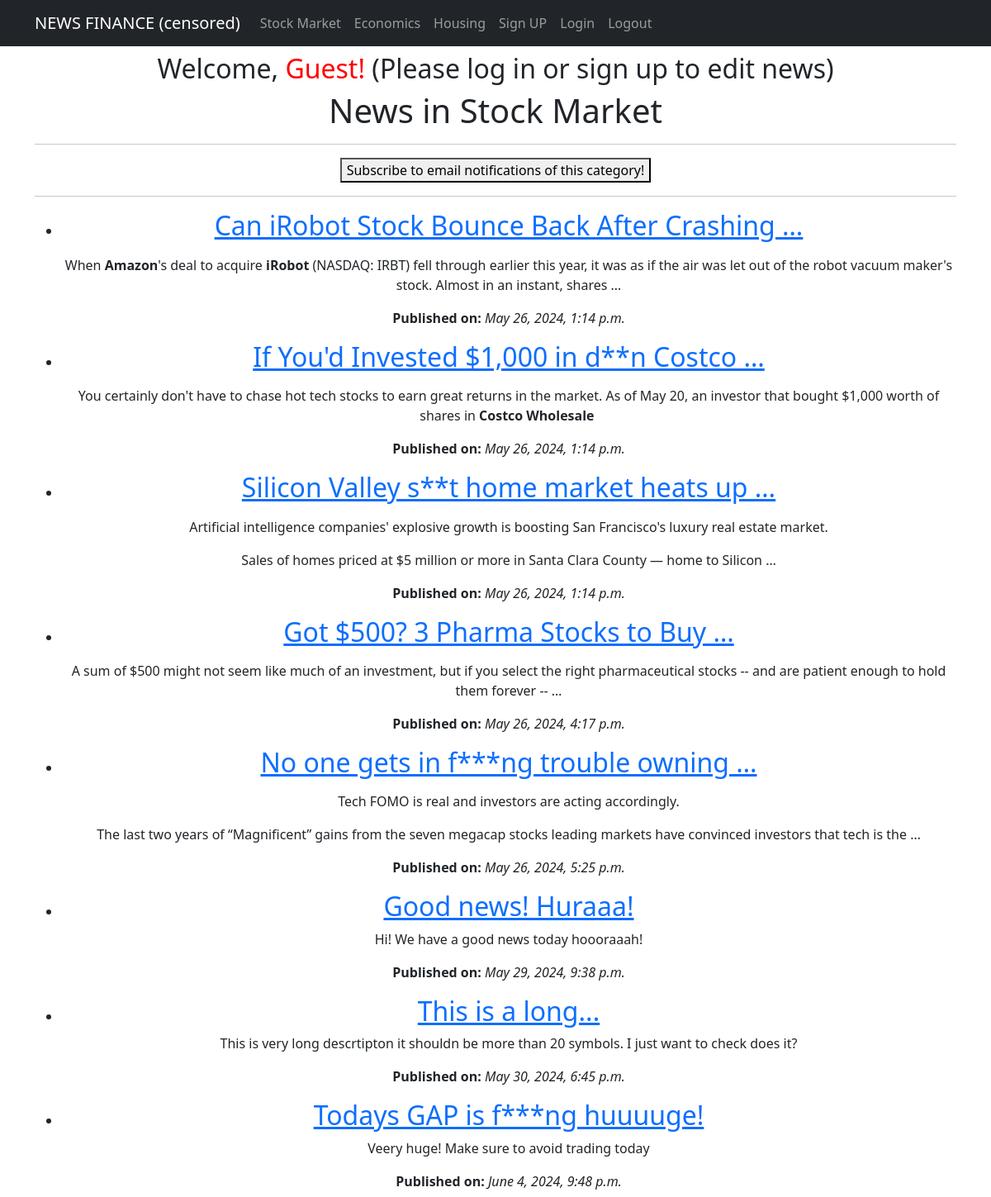
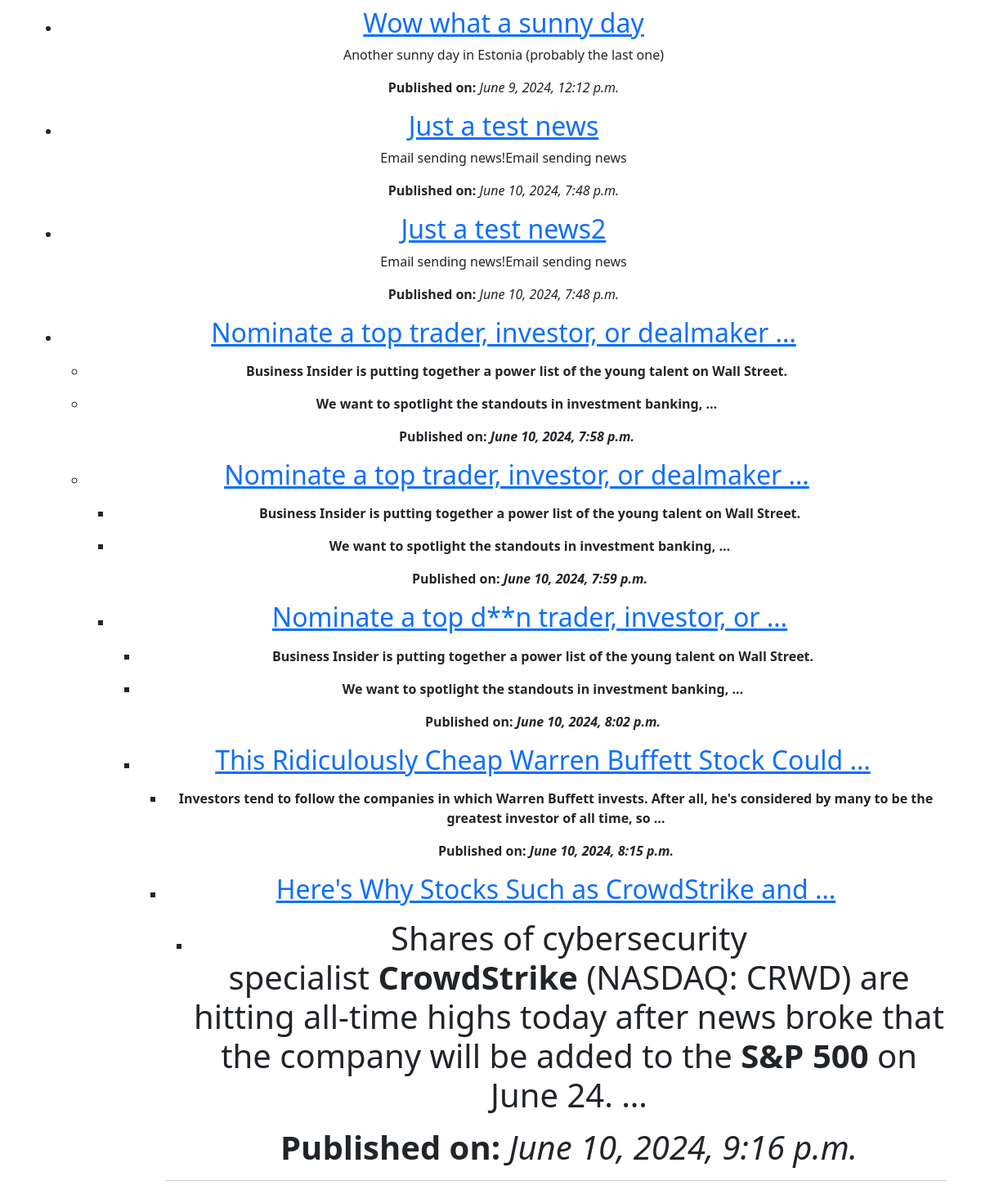
Screenshot of /category/Stock Market/ with the database file from the repository (2 pictures, top to bottom).
### app/models.py (models this page shows, shortened)
class Category(models.Model):
    name = models.CharField(max_length=100, unique=True)
    class Meta:
        verbose_name_plural = "Categories"

class News(models.Model):
    name = models.CharField(max_length=150, unique=True)
    description = models.TextField()
    published_date = models.DateTimeField(auto_now_add=True)
    category = models.ForeignKey(to='Category', on_delete=models.CASCADE, related_name='news')
    class Meta:
        verbose_name_plural = "News"

### app/views.py (the view)
# urls.py: path('category/<str:category_name>/', NewsByCategory.as_view(), name='news_by_category'),  # News by category
class NewsByCategory(ListView):
    template_name = 'news_by_category.html'
    context_object_name = 'news_items'
    def get_queryset(self):
        self.category = get_object_or_404(Category, name=self.kwargs['category_name'])
        return News.objects.filter(category=self.category)
    def get_context_data(self, **kwargs):
        context = super().get_context_data(**kwargs)
        context['category'] = self.category
        return context

### app/templatetags/custom_filters.py (called while the page is built)
@register.filter(name='censor_bad_words')
def censor_bad_words(value):
    words = value.split()
    censored_words = [BAD_WORDS.get(word, word) for word in words]
    return ' '.join(censored_words)

### templates/news_by_category.html (shortened to what this page needs)
{% extends 'flatpages/default.html' %}
{% load custom_filters %}
{% block content %}
<h1>News in {{ category.name }}</h1>
<hr>
<a href="{% url 'subscribe_to_category' category.id %}">
    <button type="button">Subscribe to email notifications of this category!</button>
</a>
<hr>
<ul>
    {% for news in news_items %}
        <li>
            <h2><a href="{% url 'news_detail' news.pk %}">{{ news.name|censor_bad_words|truncatewords:7 }}</a></h2>
            <p>{{ news.description|truncatewords:30|safe }}</p>
            <p><strong>Published on:</strong> <i>{{ news.published_date }}</i></p>
        </li>
    {% empty %}
        <li>No news in this category.</li>
    {% endfor %}
</ul>
<hr>
{% endblock content %}

### rows the page displays
Category: name "Stock Market"
News: name|censor_bad_words "Can iRobot Stock Bounce Back After Crashing …", description "When Amazon 's deal to acquire iRobot (NASDAQ: IRBT) fell through earlier this year, it was as if the air was let out of the robot vacuum maker's stock. Almost in an instant, shares …", published_date "May 26, 2024, 1:14 p.m."
News: name|censor_bad_words "If You'd Invested $1,000 in d**n Costco …", description "You certainly don't have to chase hot tech stocks to earn great returns in the market. As of May 20, an investor that bought $1,000 worth of shares in Costco Wholesale", published_date "May 26, 2024, 1:14 p.m."
News: name|censor_bad_words "Silicon Valley s**t home market heats up …", description "Artificial intelligence companies' explosive growth is boosting San Francisco's luxury real estate market. Sales of homes priced at $5 million or more in Santa Clara County — home to Silicon …", published_date "May 26, 2024, 1:14 p.m."
News: name|censor_bad_words "Got $500? 3 Pharma Stocks to Buy …", description "A sum of $500 might not seem like much of an investment, but if you select the right pharmaceutical stocks -- and are patient enough to hold them forever -- …", published_date "May 26, 2024, 4:17 p.m."
News: name|censor_bad_words "No one gets in f***ng trouble owning …", description "Tech FOMO is real and investors are acting accordingly. The last two years of “Magnificent” gains from the seven megacap stocks leading markets have convinced investors that tech is the …", published_date "May 26, 2024, 5:25 p.m."
News: name|censor_bad_words "Good news! Huraaa!", description "Hi! We have a good news today hoooraaah!", published_date "May 29, 2024, 9:38 p.m."
News: name|censor_bad_words "This is a long...", description "This is very long descrtipton it shouldn be more than 20 symbols. I just want to check does it?", published_date "May 30, 2024, 6:45 p.m."
News: name|censor_bad_words "Todays GAP is f***ng huuuuge!", description "Veery huge! Make sure to avoid trading today", published_date "June 4, 2024, 9:48 p.m."
News: name|censor_bad_words "Wow what a sunny day", description "Another sunny day in Estonia (probably the last one)", published_date "June 9, 2024, 12:12 p.m."
News: name|censor_bad_words "Just a test news", description "Email sending news!Email sending news", published_date "June 10, 2024, 7:48 p.m."
News: name|censor_bad_words "Just a test news2", description "Email sending news!Email sending news", published_date "June 10, 2024, 7:48 p.m."
News: name|censor_bad_words "Nominate a top trader, investor, or dealmaker …", description "Business Insider is putting together a power list of the young talent on Wall Street. We want to spotlight the standouts in investment banking, …", published_date "June 10, 2024, 7:58 p.m."
News: name|censor_bad_words "Nominate a top trader, investor, or dealmaker …", description "Business Insider is putting together a power list of the young talent on Wall Street. We want to spotlight the standouts in investment banking, …", published_date "June 10, 2024, 7:59 p.m."
News: name|censor_bad_words "Nominate a top d**n trader, investor, or …", description "Business Insider is putting together a power list of the young talent on Wall Street. We want to spotlight the standouts in investment banking, …", published_date "June 10, 2024, 8:02 p.m."
News: name|censor_bad_words "This Ridiculously Cheap Warren Buffett Stock Could …", description "Investors tend to follow the companies in which Warren Buffett invests. After all, he's considered by many to be the greatest investor of all time, so …", published_date "June 10, 2024, 8:15 p.m."
News: name|censor_bad_words "Here's Why Stocks Such as CrowdStrike and …", description "Shares of cybersecurity specialist CrowdStrike (NASDAQ: CRWD) are hitting all-time highs today after news broke that the company will be added to the S&P 500 on June 24. …", published_date "June 10, 2024, 9:16 p.m."
